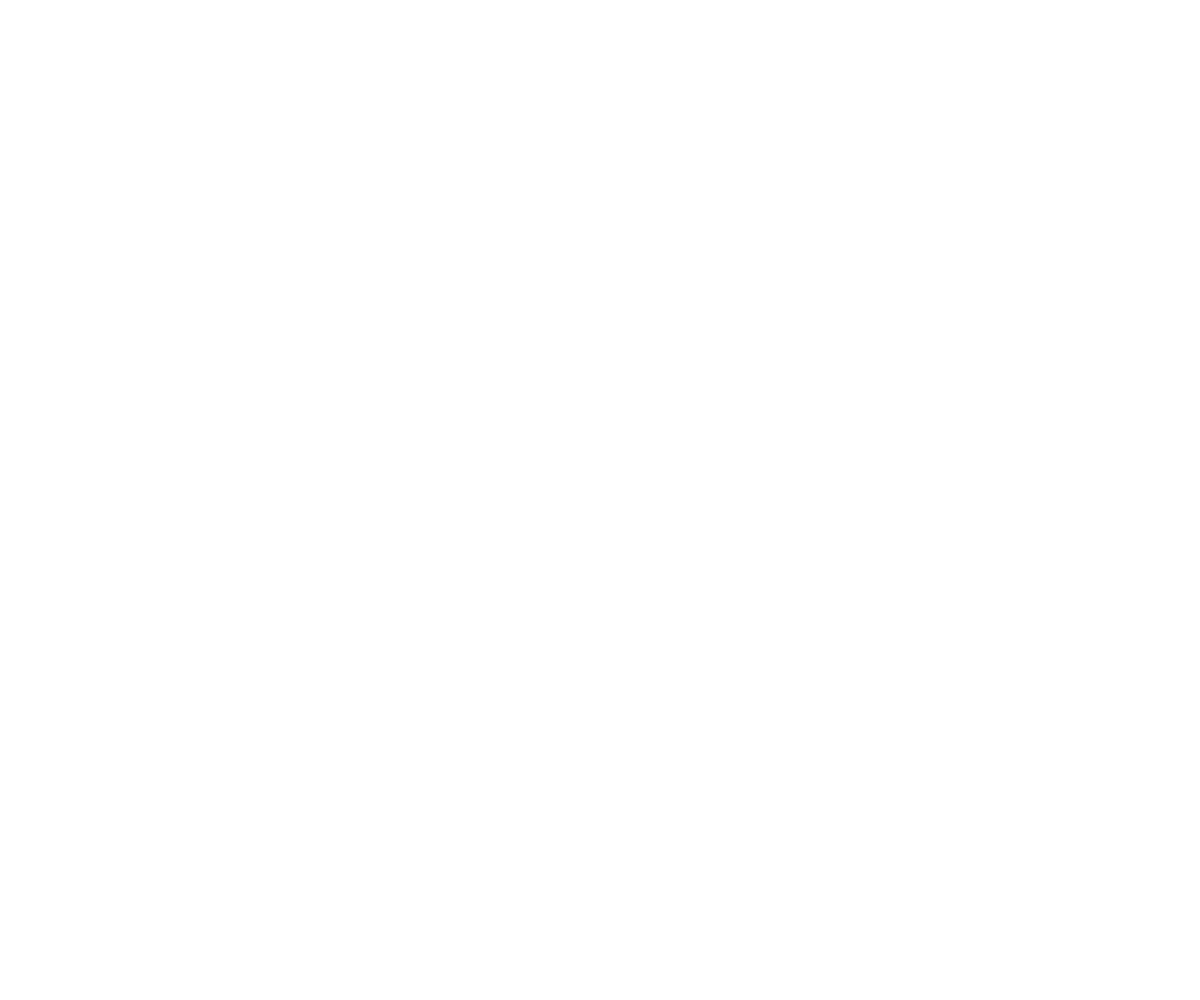
Frame 1 (no input)
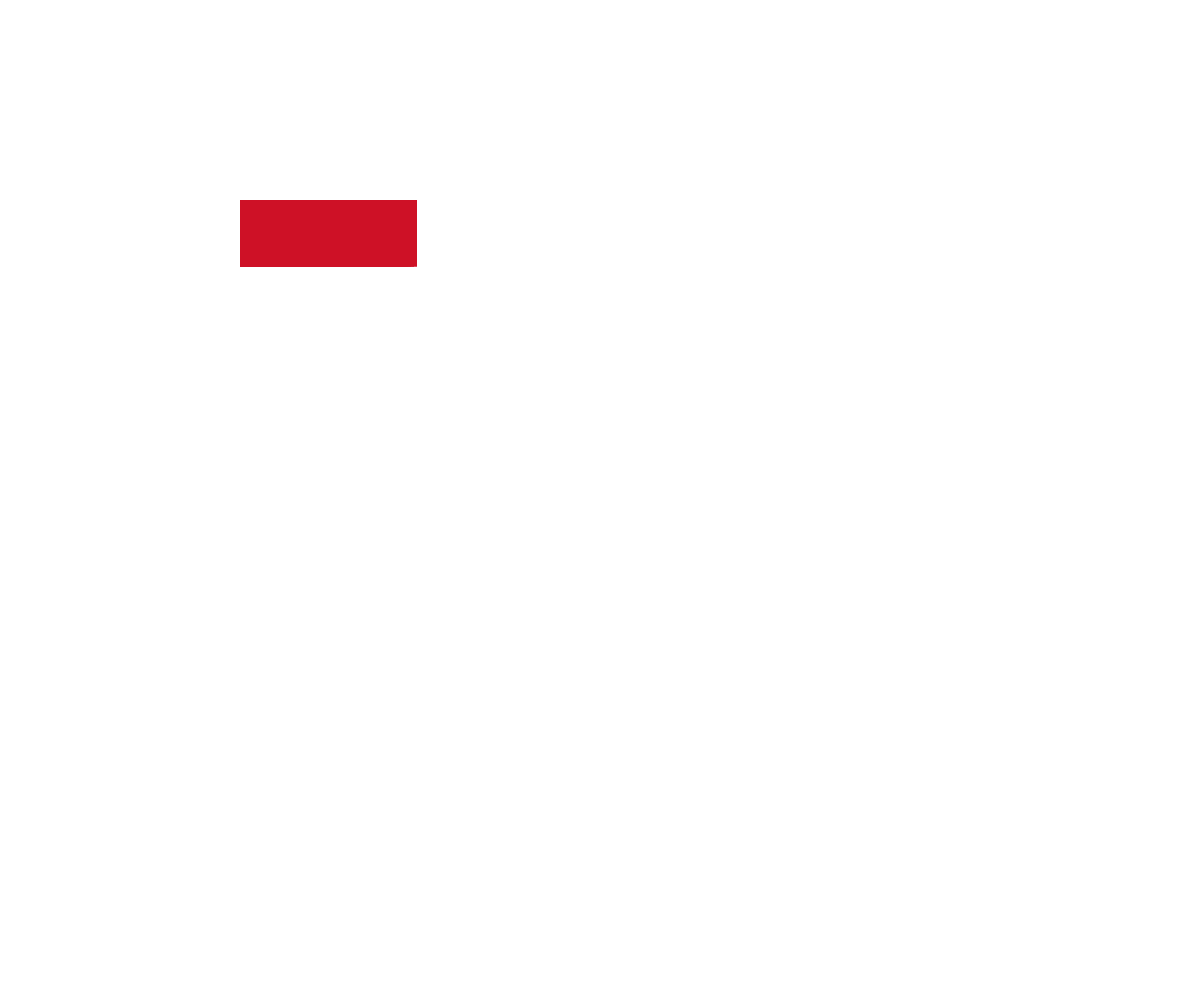
Frame 60 (no input)
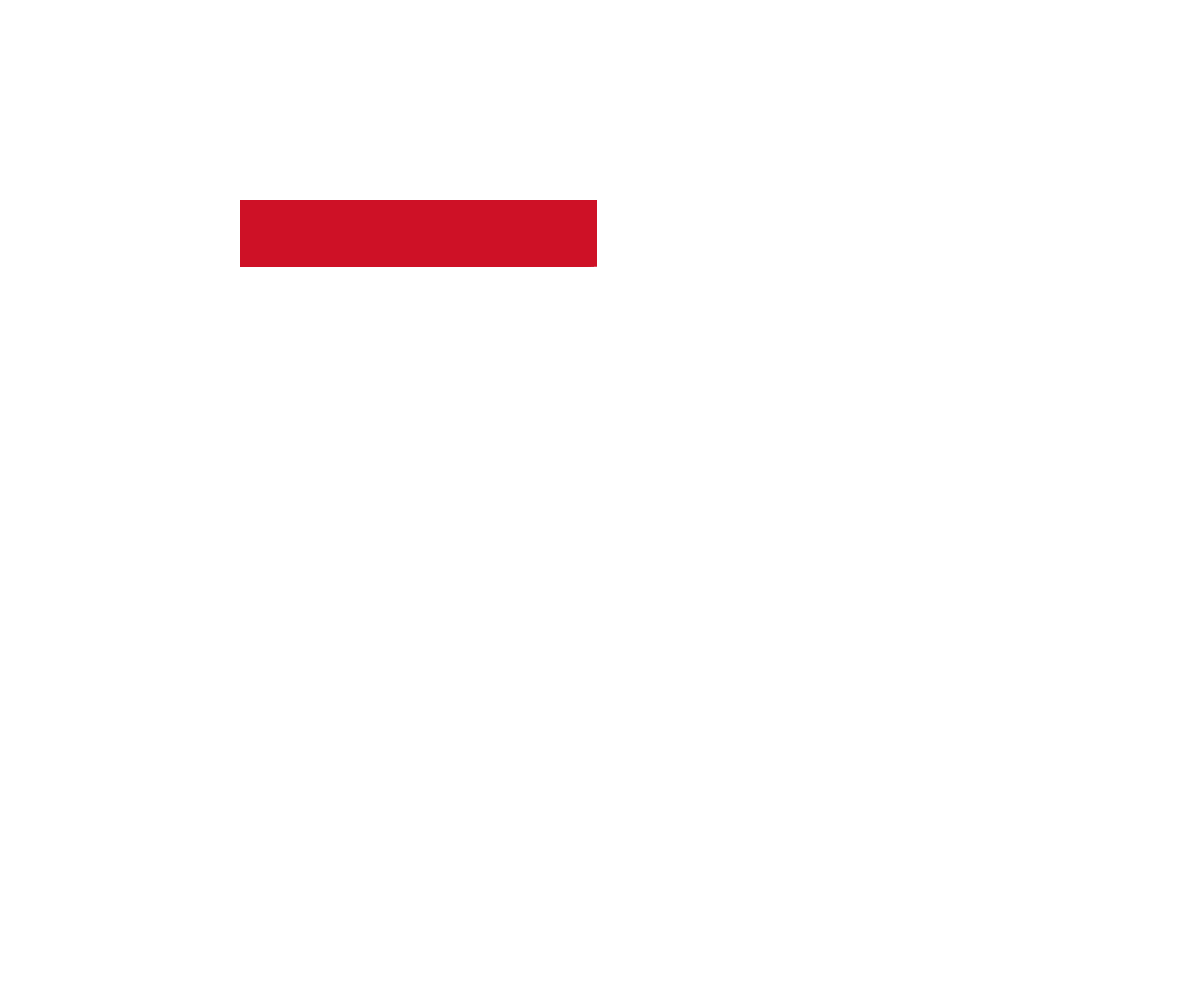
Frame 120 (the mouse pressed at the canvas centre since frame 60)

The p5.js sketch that drew these frames (run headless with seeded random() and noise() and a simulated clock; from frame 60 on, the mouse is pressed at the canvas centre):

// p5.js sketch
// ── sketch.js
let redStripeWidth = 0;
let yellowStripeWidth = -3;
let newRedStripeWidth = 0;

let x = innerWidth/5;
let y = innerHeight/5;
 
let stripeHeight = (innerHeight/5)/3;




function setup() {
  createCanvas(innerWidth, innerHeight);
  background(255, 255, 255); // white background

}

function draw() {
  

  // Draw the first red stripe from left to right
  noStroke();
  fill(206, 17, 38);
  rect(x, y, redStripeWidth, stripeHeight);
  // Increase width of red stripe each frame
  if (redStripeWidth + x <= 4 * x) {
    redStripeWidth += 3;
  }
  
  // Once the first red stripe reaches full width, draw the yellow stripe from right to left at the bottom of the first stripe
  if (redStripeWidth + x >= 4 * x && yellowStripeWidth + x <= 4 * x) {
    noStroke();
    fill(255, 211, 0);
    rect(4 * x - yellowStripeWidth, y + stripeHeight, yellowStripeWidth, stripeHeight);
    yellowStripeWidth += 3; // Increase height of yellow stripe each frame
  }
  
  // Once the yellow stripe reaches full width, draw the last red stripe below the yellow stripe from left to right
 
    noStroke();
    fill(206, 17, 38);
    rect(x, y + stripeHeight * 2, newRedStripeWidth, stripeHeight);
   if (yellowStripeWidth + x >= 4 * x && newRedStripeWidth + x <= 4 * x) {
    newRedStripeWidth += 3; // Increase width of red stripe each frame
  }
  


}
